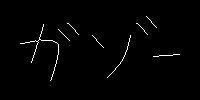

Generate this figure with Python:
import cv2
import numpy as np
import lib6170
import matplotlib.pyplot as plt

if __name__ == '__main__':
    img = cv2.imread("Gasyori100knock/Question_61_70/gazo.png")
    
    out = lib6170.Thinning_Hilditch(img).clip(0,255).astype(np.uint8)

    cv2.imshow("imori", out)
    cv2.waitKey(0)
    cv2.imwrite("q61_70/064.jpg", out)
    cv2.destroyAllWindows()
